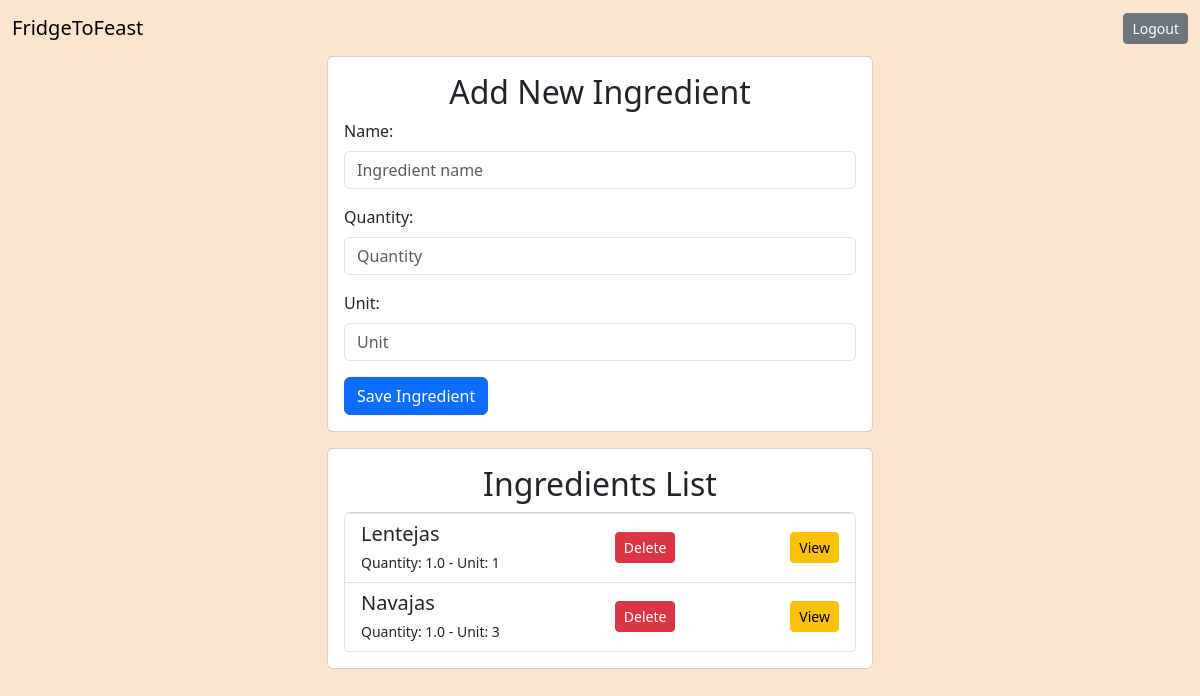
Page /kitchen/ (signed in) on the committed database.
### kitchen/models.py (models this page shows)
class Ingredient(models.Model):
    name = models.CharField(max_length=100)
    quantity = models.FloatField()
    unit = models.IntegerField()
    created_at = models.DateTimeField(auto_now_add=True)
    user = models.ForeignKey(settings.AUTH_USER_MODEL, on_delete=models.CASCADE, default=1)

### kitchen/views.py (the view)
# urls.py: path('kitchen/', ingredientViews.list_ingredients, name='list_ingredients'),
@login_required
def list_ingredients(request):
    ingredients = Ingredient.objects.filter(user=request.user)
    return render(request, "list_ingredients.html", {"ingredients": ingredients})

### kitchen/templates/list_ingredients.html (shortened to what this page needs)
{% extends 'base.html' %}
{% load static %}
{% block content %}
<div class="card card-body mb-3">
  <h2 class="text-center">Add New Ingredient</h2>
  <form action="{% url 'create_ingredient' %}" method="POST">
    <div class="mb-3">
      <label for="name" class="form-label">Name:</label>
      <input type="text" class="form-control" id="name" name="name" placeholder="Ingredient name" required>
    </div>
    <div class="mb-3">
      <label for="quantity" class="form-label">Quantity:</label>
      <input type="number" class="form-control" id="quantity" name="quantity" placeholder="Quantity" step="any"
        required>
    </div>
    <div class="mb-3">
      <label for="unit" class="form-label">Unit:</label>
      <input type="number" class="form-control" id="unit" name="unit" placeholder="Unit" required>
    </div>
    <button type="submit" class="btn btn-primary">Save Ingredient</button>
  </form>
</div>
<div class="card card-body">
  <h2 class="text-center">Ingredients List</h2>
  {% if ingredients %}
  <div class="list-group">
    {% for ingredient in ingredients %}
    <div class="list-group-item list-group-item-action d-flex justify-content-between align-items-center">
      <div>
        <h5 class="mb-1">{{ ingredient.name }}</h5>
        <small>Quantity: {{ ingredient.quantity }} - Unit: {{ ingredient.unit }}</small>
      </div>
      <form action="{% url 'delete_ingredient' ingredient.id %}" method="POST">
        <button type="submit" class="btn btn-danger btn-sm">Delete</button>
      </form>
      <form action="{% url 'view_ingredient' ingredient.id %}" method="GET">
        <button type="submit" class="btn btn-warning btn-sm">View</button>
    </div>
    {% endfor %}
  </div>
  {% else %}
  <p class="text-center text-muted">No ingredients added yet.</p>
  {% endif %}
</div>
{% endblock content %}

### kitchen/static/kitchen/custom.css (style rules this page uses)
body { background-color: #fde4ce; }

### rows in the picture
Ingredient: name "Lentejas", quantity "1.0", unit "1"
Ingredient: name "Navajas", quantity "1.0", unit "3"
